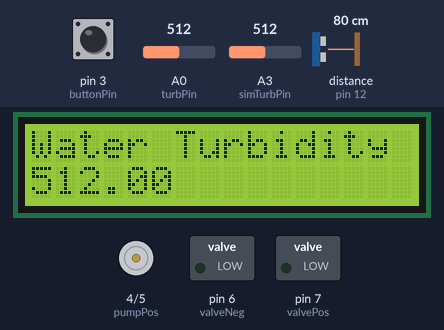
Simulated run of this sketch. Board: Arduino Uno, built with avr-gcc and run on an emulated ATmega328P. Parts: 16×2 character LCD, motor-driver pin pairs drawn as motors (green arrow = first pin HIGH = forward, orange = second pin HIGH = backward, longer = more drive), switched loads named in the sketch (green lamp = pin HIGH). Wiring (inferred from the names in the program): ultrasonic range finder: trigger pin 11; echo pin 12. The inputs (shaded band) are chosen by the test bench; at power-on: A0 (turbPin) = 512, distance to the obstacle (sensor on pin 12) 80 cm, pin 3 (buttonPin) HIGH, A3 (simTurbPin) = 512. The echo pulse lasts 58.3 µs per cm; pins used as bus, display or sensor lines are not drawn.

Above: at 1.2 s.
1.3 s: A0 (turbPin) set to 1023
At 2.3 s:
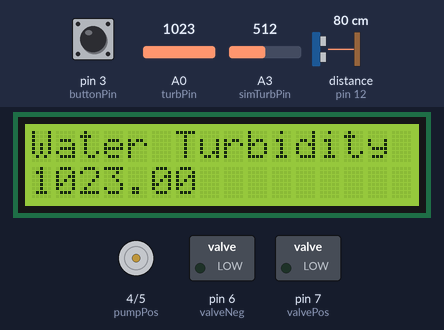
4.4 s: distance to the obstacle (sensor on pin 12) set to 13 cm
5.9 s: distance to the obstacle (sensor on pin 12) set to 10 cm
At 6.4 s:
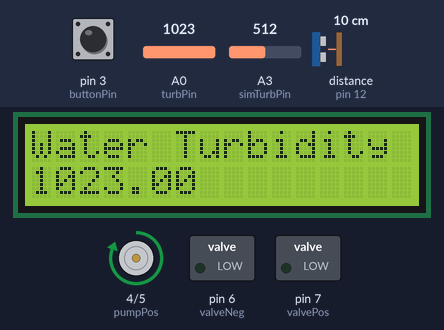
7.5 s: pin 3 (buttonPin) pulled LOW for 0.2 s
At 9.3 s:
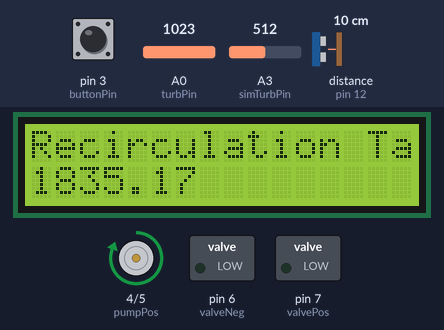
9.6 s: pin 3 (buttonPin) pulled LOW for 1 s
At 10.8 s:
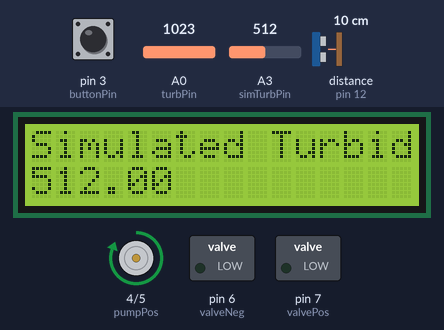
12.1 s: pin 3 (buttonPin) pulled LOW for 0.2 s
At 12.8 s:
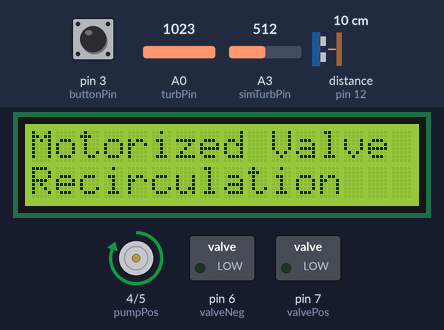
Timing chart, 0 to 14.9 s (numbered marks = the images above; inputs shaded):
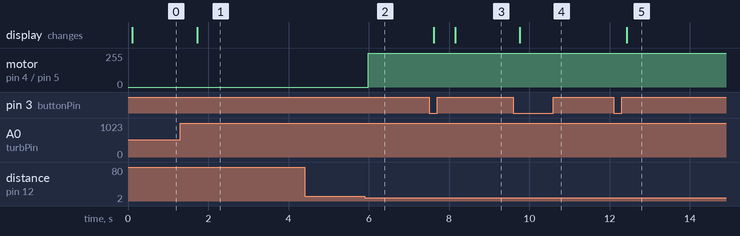

The sketch:

Cornerstone_Code__2_.ino
```cpp
// ENGR 111 Cornerstone Project Skeleton Code
#include <LiquidCrystal_I2C.h>
#include <string.h>

/**********************************************************/
LiquidCrystal_I2C lcd(0x27, 16, 2); // set the LCD address to 0x27 for a 16 chars and 2 line display
/**********************************************************/

// Pin assignments
const int buttonPin = 3;
const int pumpPos = 4;
const int pumpNeg = 5;
const int valveNeg = 6;
const int valvePos = 7;
const int echoPin = 12;    // echo for ultrasonic sensor
const int trigPin = 11;    // trigger for ultrasonic sensor
const int turbPin = A0;
const int simTurbPin = A3;

// LCD settings
int displaySetting = 0;
const int maxDisplays = 5;
unsigned long lastDisplaySwitch = millis();
const int displayDelay = 250;

// YOUR GLOBAL VARIABLES SHOULD BE DECLARED HERE
float turbid_value = turbPin;
int valve_status = 0;
float sim_turb = simTurbPin;
float tank_volume = 0;
float flow_rate = 0;
int i = 1;

void setup() {
  // initialize LCD & its backlight
  lcd.init();
  lcd.backlight();

  // initialize pushbutton for LCD toggle
  pinMode(buttonPin, INPUT);
  attachInterrupt(digitalPinToInterrupt(buttonPin), changeDisplaySetting, FALLING);

  // initialize pins for ultrasonic sensor
  pinMode(trigPin, OUTPUT);
  pinMode(echoPin, INPUT);

  // initialize pins used for flow control
  pinMode(turbPin, INPUT);
  pinMode(pumpPos, OUTPUT);
  pinMode(pumpNeg, OUTPUT);
  pinMode(valvePos, OUTPUT);
  pinMode(valveNeg, OUTPUT);
  pinMode(simTurbPin, INPUT);

  // ALWAYS keep these low!!!
  digitalWrite(pumpNeg, LOW);
  digitalWrite(valveNeg, LOW);

  // IF you want these to turn on, write them HIGH
  digitalWrite(pumpPos, LOW);
  digitalWrite(valvePos, LOW);
}

void loop() {
  // Set inital variable values

  unsigned long sTime = 0;
  unsigned long eTime = 0;
  float sVol ;
  float eVol = 0;
  turbid_value = analogRead(turbPin);
  sim_turb = analogRead(simTurbPin);
  tank_volume = findVolume();

  valve_status = digitalRead(valvePos);
  sVol = findVolume();
  float dist = checkDist();

  // Set turbidity threshold
  float turbidity_threshold = 550; // Adjust the threshold value based on your requirements

  // Check if the turbidity is above the threshold
  if (sim_turb > turbidity_threshold) {
    // Open valve and start pump
    digitalWrite(valvePos, HIGH);
    digitalWrite(pumpPos, HIGH);
  }else if (sim_turb <= turbidity_threshold) {
    digitalWrite(valvePos,LOW);
  }

  // Update the valve status
  valve_status = digitalRead(valvePos);
  //water too high
  if(dist < 11.5){
    //if both the pump and valve are off, start recirculation
    //find start time and vol
    if((digitalRead(pumpPos)==LOW) && (digitalRead(valvePos)==LOW) && (i == 1)){
      sVol = findVolume();
      sTime = millis();
      i = i+1;
      digitalWrite(pumpPos,HIGH);
    }else{
      digitalWrite(pumpPos,HIGH);
    }
  }

  //low water
  if((dist >= 11.5) && (i > 1)){

    digitalWrite(pumpPos,LOW);
    digitalWrite(valvePos,LOW);
    eTime = millis();
    eVol = findVolume();
   flow_rate = ((eVol-sVol)/(eTime-sTime));
  }


  displayLCD();
  delay(500);
}


//Call this function when you want to update the LCD Display
//The ONLY changes you should make to this function are the variables inside the lcd.print for each case!
void displayLCD() {
  lcd.clear();
  lcd.setCursor(0, 0);
  switch(displaySetting%maxDisplays)
  {
    case 0:
    lcd.print("Water Turbidity");
    lcd.setCursor(0, 1);
    lcd.print(turbid_value);
    //The names are all correct but the "DATA 1" needs to be swaped with the analog sensor data
    break;
    case 1:
    lcd.print("Recirculation Tank Volume");
    lcd.setCursor(0, 1);
    lcd.print(tank_volume);
    break;
    case 2:
    lcd.print("Simulated Turbidity");
    lcd.setCursor(0, 1);
    lcd.print(sim_turb);
    break;
    case 3:
    lcd.print("Motorized Valve State");
    lcd.setCursor(0, 1);
    if(valve_status==0){
    lcd.print("Recirculation");
    }else if(valve_status==1){
    lcd.print("Discharge");
    }
    break;
    case 4:
    lcd.print("Discharge Flow Rate");
    lcd.setCursor(0, 1);
    if(flow_rate != 0.00){
      lcd.print(flow_rate);
    }else{
      lcd.print("Not Discharging Yet");
    }

    break;
    default:
    lcd.print("Unknown Setting!");
  }
}

void changeDisplaySetting() {
    if(lastDisplaySwitch + displayDelay < millis()) { // this limits how quickly the LCD Display can switch
    lastDisplaySwitch = millis();
    displaySetting++;
  }
}

//Call this function to get a distance measurement in cm from the Ultrasonic sensor
float checkDist()
{
  // Clears the trigPin condition
  digitalWrite(trigPin, LOW);
  delayMicroseconds(2);
  // Sets the trigPin HIGH (ACTIVE) for 10 microseconds
  digitalWrite(trigPin, HIGH);
  delayMicroseconds(10);
  digitalWrite(trigPin, LOW);
  // Reads the echoPin, returns the sound wave travel time in microseconds
  long duration = pulseIn(echoPin, HIGH);
  // Calculating the distance
  float d = duration * 0.034 / 2; // Speed of sound wave divided by 2 (go and back)
  // Returns the distance in cm
  return d;
}
float findVolume(){
  float d = checkDist();
  float v = (((5.125-d/2.54)*10*6.25)+28)*16.39;
  return v;
}
```

Measured:
- the behaviour switches between 12 and 11 cm on distance to the obstacle (sensor on pin 12) (found by bisection; images 1 and 2)
- after the input at 1.3 s, the display: changes after 0.43 s (image 1)
- after the input at 4.4 s, every drawn part: stays the same
- after the input at 5.9 s, motor on pin 4 (pumpPos) / pin 5 (pumpNeg): stopped → forward 255/255 after 0.09 s
- after the input at 7.5 s, the display: first changes after 0.11 s (image 3 shows a later state)
- after the input at 9.6 s, the display: changes after 0.16 s (image 4)
- after the input at 12.1 s, the display: changes after 0.33 s (image 5)
